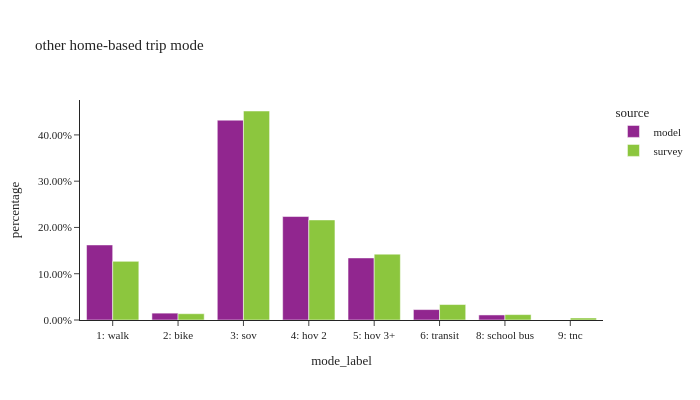

Notebook code for this chart:
### Code cell
df_plot = hb_trip.groupby(['source','mode_label'])['trexpfac'].sum().reset_index()
df_plot['percentage'] = df_plot.groupby(['source'], group_keys=False)['trexpfac']. \
    apply(lambda x: x / float(x.sum()))

df_plot_ct = hb_trip.groupby(['source','mode_label'])['trexpfac'].count().reset_index(). \
    rename(columns={'trexpfac':'sample count'})
df_plot = df_plot.merge(df_plot_ct, on=['source','mode_label'])

fig = px.bar(df_plot.sort_values(by=['source']), x="mode_label", y="percentage", color="source",
             barmode="group",hover_data=['sample count'],title="other home-based trip mode")
fig.update_layout(height=400, width=700, font=dict(size=11),
                  xaxis = dict(dtick = 1, categoryorder='category ascending'),
                  yaxis=dict(tickformat=".2%"))
fig.show()

### Figure 1 — Plotly figure (JSON) as saved in the notebook; plotly's stock layout.template omitted (floating-point values rounded to 4 significant figures)
{"data": [{"alignmentgroup": "True", "customdata": [[1913130], [174914], [5093949], [2637544], [1582231], [265341], [128434]], "hovertemplate": "source=model<br>mode_label=%{x}<br>percentage=%{y}<br>sample count=%{customdata[0]}<extra></extra>", "legendgroup": "model", "marker": {"color": "#91268F", "pattern": {"shape": ""}}, "name": "model", "offsetgroup": "model", "orientation": "v", "showlegend": true, "textposition": "auto", "type": "bar", "x": ["1: walk", "2: bike", "3: sov", "4: hov 2", "5: hov 3+", "6: transit", "8: school bus"], "xaxis": "x", "y": [0.1622, 0.01483, 0.4319, 0.2236, 0.1341, 0.0225, 0.01089], "yaxis": "y"}, {"alignmentgroup": "True", "customdata": [[5270], [597], [8716], [4054], [1967], [1020], [143], [92]], "hovertemplate": "source=survey<br>mode_label=%{x}<br>percentage=%{y}<br>sample count=%{customdata[0]}<extra></extra>", "legendgroup": "survey", "marker": {"color": "#8CC63E", "pattern": {"shape": ""}}, "name": "survey", "offsetgroup": "survey", "orientation": "v", "showlegend": true, "textposition": "auto", "type": "bar", "x": ["1: walk", "2: bike", "3: sov", "4: hov 2", "5: hov 3+", "6: transit", "8: school bus", "9: tnc"], "xaxis": "x", "y": [0.1267, 0.01359, 0.4517, 0.2163, 0.1423, 0.03341, 0.01167, 0.004363], "yaxis": "y"}], "layout": {"barmode": "group", "font": {"size": 11}, "height": 400, "legend": {"title": {"text": "source"}, "tracegroupgap": 0}, "title": {"text": "other home-based trip mode"}, "width": 700, "xaxis": {"anchor": "y", "categoryorder": "category ascending", "domain": [0.0, 1.0], "dtick": 1, "title": {"text": "mode_label"}}, "yaxis": {"anchor": "x", "domain": [0.0, 1.0], "tickformat": ".2%", "title": {"text": "percentage"}}}}
